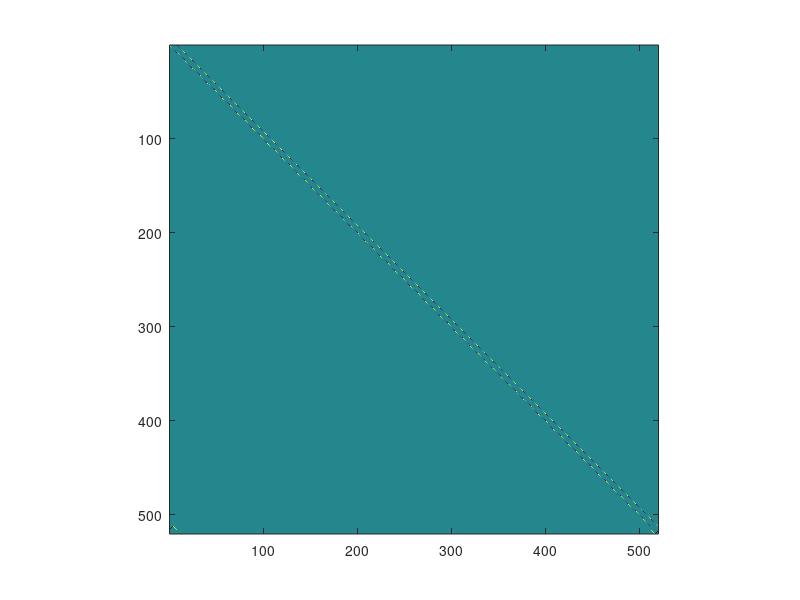
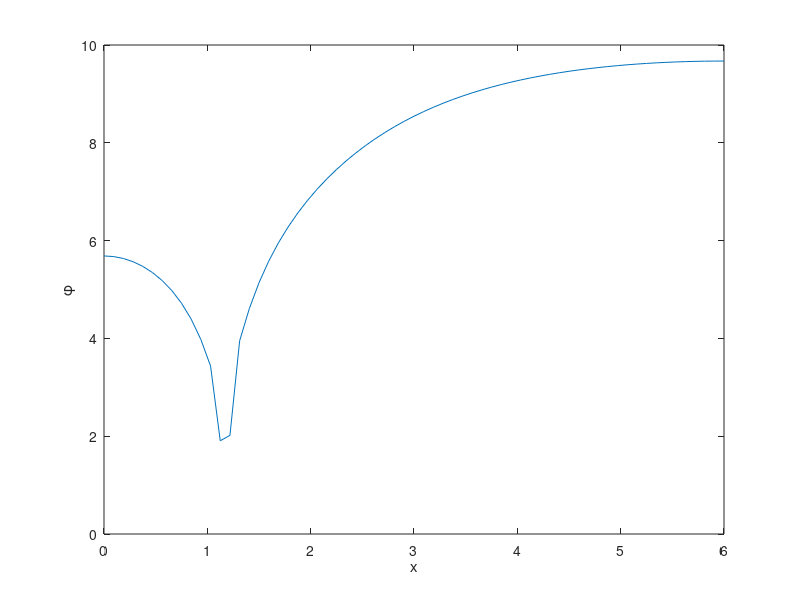

Write the MATLAB code that produced these figures, in order.
function oneDTransport()
   % SN transport in one dimension.
   % Author: Seth R. Johnson
   % Licensed under BSD
   
   N = 8;
   I = 64;
   
   numUnknowns  = (I+1)*N;

   %%%%% generate problem data
   
   [mu w]   = createQuadrature(N);
   delta_x  = createGrid(I, 6.0);
   sigma_t  = createXsn(I, 1.0);
   sigma_s0 = createXsn(I, 0.8);
   q        = createSource(N, delta_x, 2.0);
   reflect  = [1 1];
   
   sigma_t(12:14) = 5.0;
   
   %%%%% create the transport matrices explicitly
   
   transportMatrix = sparse(numUnknowns, numUnknowns);
   scatterMatrix   = sparse(numUnknowns, numUnknowns);
   
   for i = 1:I
      for n = 1:N
         r = (i-1)*N + n;
         transportMatrix(r,r + N) = transportMatrix(r,r + N) ...
            + mu(n);
         transportMatrix(r,r) = transportMatrix(r,r) ...
            - mu(n);
         
         transportMatrix(r,r + N) = transportMatrix(r,r + N) ...
               + sigma_t(i) * delta_x(i) /2;
         transportMatrix(r,r) = transportMatrix(r,r) ...
               + sigma_t(i) * delta_x(i) /2;
         
         scatterTerm = sigma_s0(i) * delta_x(i) / 2;
         
         for m = 1:N
            s = (i-1)*N + m;
            
            scatterMatrix(r,s + N) = scatterMatrix(r,s + N) ...
                  + scatterTerm * w(m) /2;
               
            scatterMatrix(r,s) = scatterMatrix(r,s) ...
                  + scatterTerm * w(m) /2;
         end
      end
   end
   
   boundariesMatrix = createBoundariesMatrix(I, N, reflect);
   
%    figure(1)
%    spy(transportMatrix)
%    
%    figure(2)
%    spy(scatterMatrix)
%    
%    figure(3)
%    spy(q)
   
   transportMatrix = transportMatrix - scatterMatrix;
   
   transportMatrix = transportMatrix + boundariesMatrix;
   
   figure(4)
   imagesc(transportMatrix)
   axis square
   
   %%%%% annnnd.... OMG TRANSPORT:
   psi = transportMatrix \ q;
   
   
   %%%%% display the results
   disp((reshape(psi, N, I+1))')
   
   figure(5)
   plot([0 cumsum(delta_x)], discreteToMoment(0,psi, mu, w, I)')
   xlabel('x')
   ylabel('\phi')
   %disp(mu)
   %disp(w)
end

function [phil] = discreteToMoment(l, psi, mu, w, I)
   N = length(mu);
   
   phil = zeros(I + 1, 1);
   assert(length(psi) == (I+1)*N);
   
   if (l == 0)
      r = 1;
      for i = 1:I+1
         for n = 1:N
            phil(i) = phil(i) + w(n) * psi(r);
            r = r + 1;
         end
      end
   else
      error('Higher moments not yet supported.')
   end
end

function [bm]   = createBoundariesMatrix(I, N, reflecting)
   numUnknowns = (I+1)*N;
   bm = sparse(numUnknowns, numUnknowns);
   assert(length(reflecting) == 2, 'reflecting should have left, right')
   
   if reflecting(1) == 1
      % set reflecting on left side (i = 0) for incidident directions (n > N/2)
      r = I*N + 1;
      for n = (N/2 + 1):N
         bm(r, n)       = 1;
         bm(r, N + 1 - n) = -1;
         r = r + 1;
      end
   else
      % set incoming flux at the boundaries to zero
      r = I*N + 1;
      for n = (N/2 + 1):N
         bm(r, n)       = 1;
         r = r + 1;
      end
   end
   
   if reflecting(2) == 1
      % set reflecting on left side (i = 0) for incidident directions (n < N/2)
      for n = 1:N/2
         bm(r, I*N + n)       = 1;
         bm(r, I*N + N + 1 - n) = -1;
         r = r + 1;
      end
   else
      % set incoming flux at the boundaries to zero
      for n = 1:N/2
         bm(r, I*N + n)       = 1;
         r = r + 1;
      end
   end
end

function [q] = createSource(N, delta_x, q0)
   %uniform, isotropic source in the finite difference equations
   I = length(delta_x);
   q = q0 ./ 2 .* delta_x;
   q = repmat(q, N, 1);
   q = reshape(q, I * N, 1);
   
   %zeros that go along with the boundary condition equations
   q = [q; zeros(N, 1)];
end

function [sigma_x] = createXsn(I, xsn)
   sigma_x = ones(1, I) .* xsn;
end

function [deltas] = createGrid(I, width)
   deltas = ones(1, I) .* width ./ I;
   % deltas = diff(gridPoints)
end

function [mu w] = createQuadrature(N)
   %N is ordinate set: 2, 4, 8, ...
   %Return gauss-legendre quadrature set
   if (N == 2)
      mu = [.577350269189626];
      w  = [1.0];
   elseif (N == 4)
      mu = [.339981043584856 .861136311594053];
      w  = [.652145154862546 .347854845137454];
   elseif (N == 8)
      mu = [.183434642495650 .525532409916329 .796666477413627 .960289856497536];
      w  = [.362683783378363 .313706645877887 .222381034453374 .101228536290376];
   else
      error('Sorry, invalid N for quadrature')
   end
   
   mu = [-fliplr(mu) mu];
   w  = [fliplr(w) w];
end